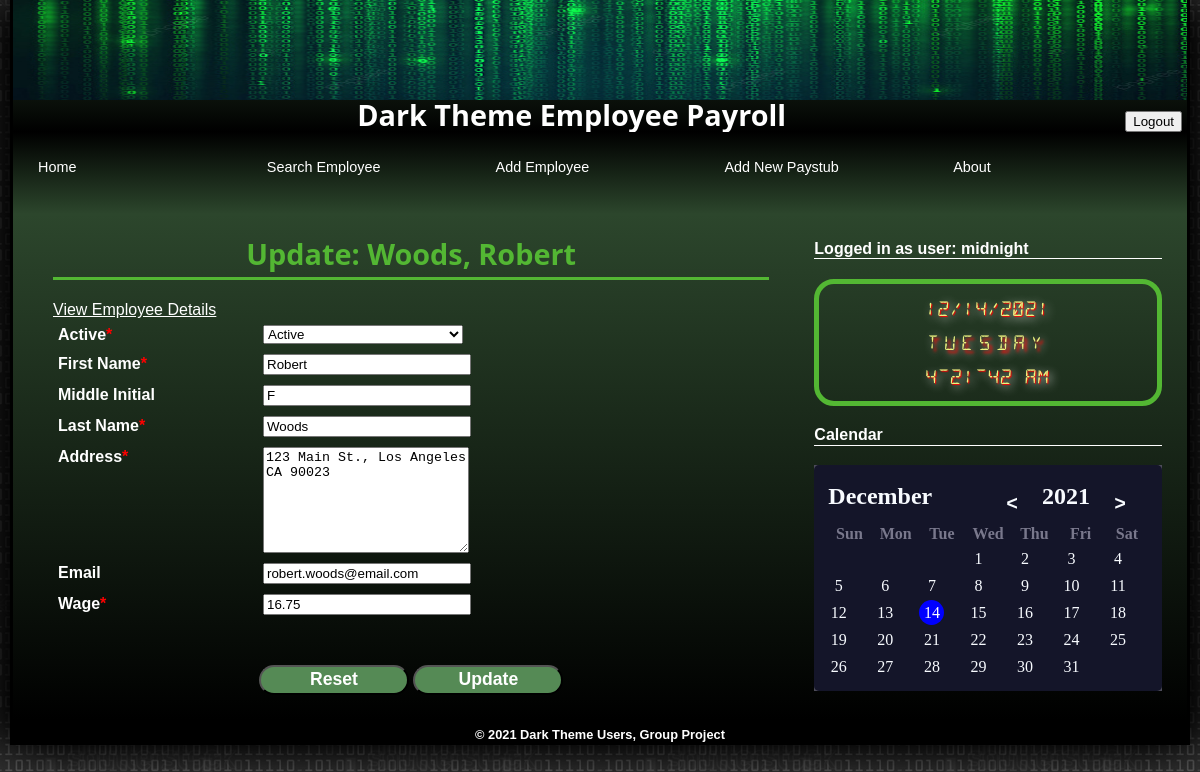
/edit/3/ (signed in), run on an earlier commit of the app's database.
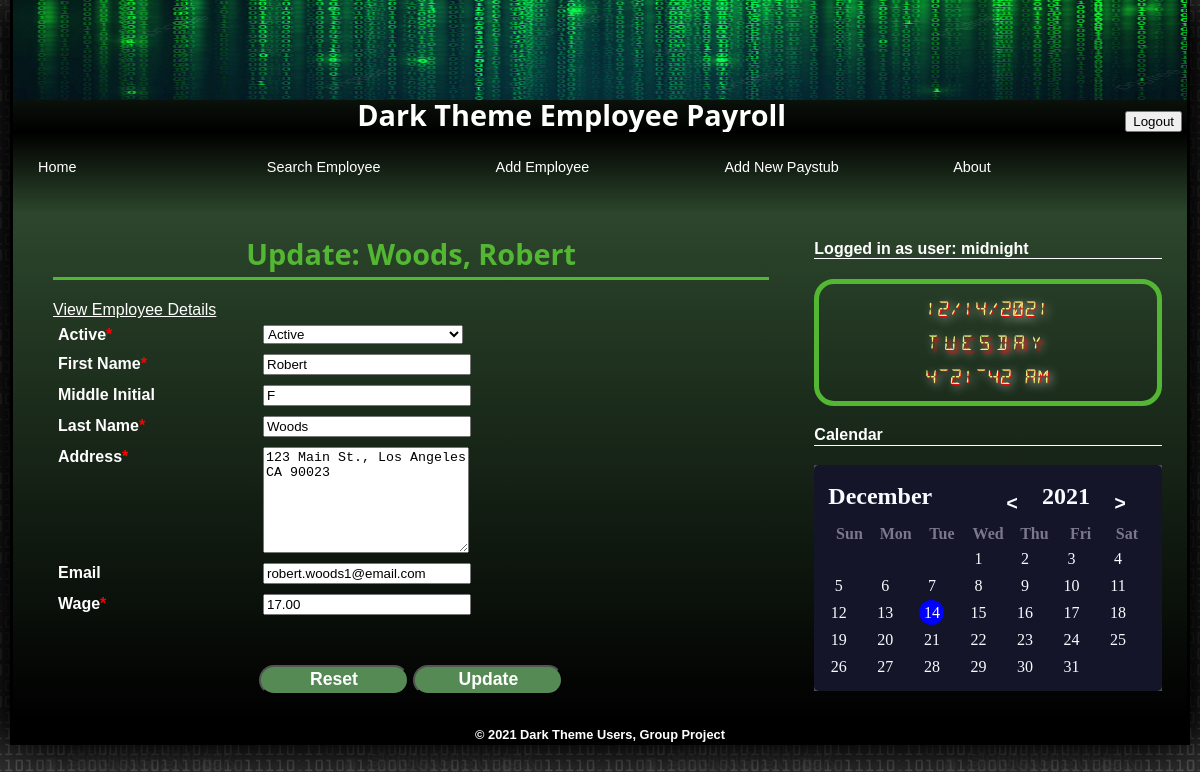
And on a later commit of the database.
### persons/models.py (models this page shows)
class Person(models.Model):
    id_number = models.IntegerField(primary_key=True)
    first_name = models.TextField()
    last_name = models.TextField()
    middle_name = models.TextField(blank=True)
    address = models.TextField()
    birth_date = models.DateField()
    email = models.EmailField(('email address'), unique=True)

class Employee(Person):
    date_hired = models.DateField()
    pay_rate = models.DecimalField(max_digits=7, decimal_places=2)
    active = models.BooleanField()

### persons/views.py (the view, shortened to what this page needs)
# urls.py: path('edit/<int:id>/', edit_employee_view),
@login_required
def edit_employee_view(request,id=None):
    context = {}
    employee_obj = None
    if id is not None:
        employee_obj = Employee.objects.get(id_number=id)
    context = {
        "object": employee_obj,
    }
    return render(request,'edit-employee.html', context=context)

### templates/edit-employee.html (shortened to what this page needs)
{% extends "base.html" %}
{% block content %}
<h1>Update: {{ object.last_name }}, {{ object.first_name}}</h1>
<p></p>
<a href="/view/{{ object.id_number }}" style="color: white;">View Employee Details</a>
<form method="POST" id="updateEmployeeForm">
    <label for="activeBox">Active<span style="color:red">*</span></label>
    <select name="active" id="activeBox">
        {% if object.active %}
        <option value="Active" selected>Active</option>
        {% else %}
        <option value="Active">Active</option>
        <option value="Inactive" selected>Inactive</option>
        {% endif%}
    </select>
    <label for="fnameBox">First Name<span style="color:red">*</span></label>
    <input name="fname" id="fnameBox" type="text"  placeholder="First Name" value="{{ object.first_name}}" required />
    <label for="mnameBox">Middle Initial</label>
    <input name="mname" id="mnameBox" type="text"  placeholder='M' value="{{ object.middle_name}}" />
    <label for="lnameBox">Last Name<span style="color:red">*</span></label>
    <input name="lname" id="lnameBox" type="text" placeholder="Last Name" value="{{ object.last_name}}" required />
    <label for="addBox">Address<span style="color:red">*</span></label>
    <textarea name="address" id="addBox" placeholder="Enter Address" required >{{ object.address }}</textarea>
    <label for="emailBox">Email</label>
    <input name="email" id="emailBox" type ="email" value="{{ object.email }}" />
    <label for="wageBox">Wage<span style="color:red">*</span></label>
    <input name="wage" id="wageBox" type="number" step="0.01" value="{{ object.pay_rate }}" required />
    <p>
        <input type="reset" />
        <input type="submit" value="Update" />
    </p>
</form>
{% endblock content %}

What changed in the data, as far as the page shows it:
changed Person "Woods": email "robert.woods@email.com" → "robert.woods1@email.com"
changed Employee "Active": wage "16.75" → "17.00"
